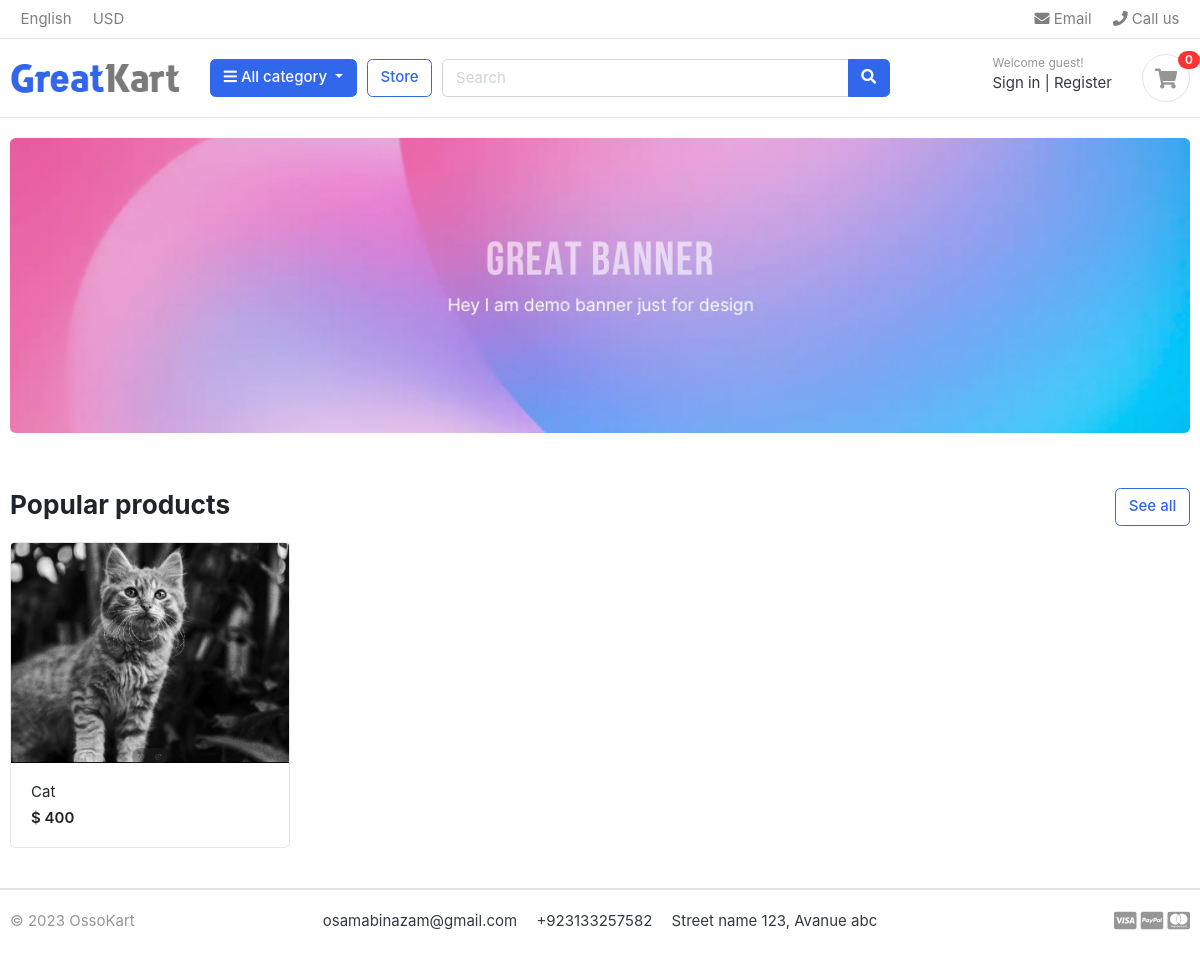
/, run on an earlier commit of the app's database.
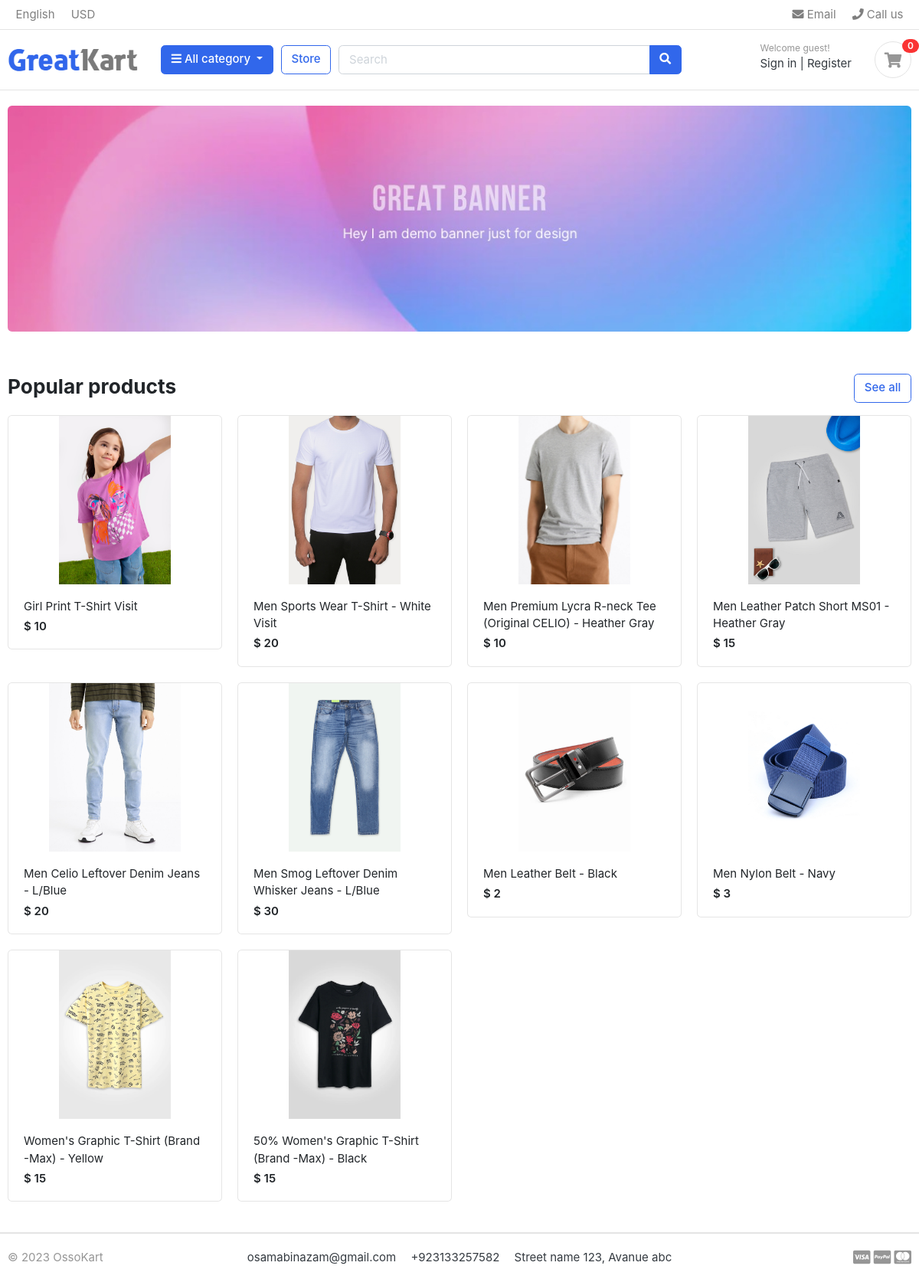
And on a later commit of the database.
### store/models.py (models this page shows, shortened)
class Product(models.Model):
    product_name = models.CharField(max_length=100,unique=True)
    slug = models.SlugField(max_length=200, unique=True)
    product_description = models.TextField(max_length=500, default="")
    price = models.IntegerField()
    image = models.ImageField(upload_to="./photos/products")
    stock = models.IntegerField()
    is_available = models.BooleanField(default=True);
    category = models.ForeignKey(Category, on_delete= models.CASCADE)
    create_date = models.DateTimeField(auto_now_add=True)
    modify_date = models.DateTimeField(auto_now = True)
    def get_url(self):
        return reverse('product-detail', args=[self.category.slug, self.slug])

### ossocart/views.py (the view)
# urls.py: path('', Home, name='home'),
def Home(request):
    products = Product.objects.all().filter(is_available=True)
    context = {
        'products':products
    }
    return render(request, 'ossocart/home.html', context)

### category/context_processors.py (called while the page is built)
def menu_links(request):
    links = Category.objects.all()
    return dict(links=links)

### category/models.py (called while the page is built)
    def get_url (self):
        return reverse("products_by_category", args=[self.slug])

### ossocart/templates/ossocart/home.html
{% extends './base.html' %}
{% load static %}
{% block content %}
<section class="section-intro padding-y-sm">
	<div class="container">
	<div class="intro-banner-wrap">
		<img src="{% static 'images/banners/1.jpg' %}" class="img-fluid rounded">
	</div>
	</div>
	</section>
	<section class="section-name padding-y-sm">
	<div class="container">
	<header class="section-heading">
		<a href="{% url 'store' %}" class="btn btn-outline-primary float-right">See all</a>
		<h3 class="section-title">Popular products</h3>
	</header>
	<div class="row">
		{% for product in products %}
		<div class="col-md-3">
			<div class="card card-product-grid">
				<a href="{{product.get_url}}" class="img-wrap"> <img src="{{product.image.url}}"> </a>
				<figcaption class="info-wrap">
					<a href="{{product.get_url}}" class="title">{{product.product_name}}</a>
					<div class="price mt-1">$ {{product.price}}</div>
				</figcaption>
			</div>
		</div>
		{% endfor %}
	</div>
	</div>
	</section>
{% endblock content %}

### ossocart/templates/ossocart/base.html (shortened to what this page needs)
{% load static %}
<!DOCTYPE HTML>
<html lang="en">
<head>
<link href=" {% static 'css/bootstrap.css' %} " rel="stylesheet" type="text/css"/>
<link href="{% static 'fonts/fontawesome/css/all.min.css' %}" type="text/css" rel="stylesheet">
<link href="{% static 'css/ui.css' %}" rel="stylesheet" type="text/css"/>
<link href="{% static 'css/responsive.css' %}" rel="stylesheet" media="only screen and (max-width: 1200px)" />
</head>
<body>
    {% include './includes/navbar.html' %}
	{% block content %}
	{% endblock content %}
	{% include './includes/footer.html' %}
</body>
</html>

### ossocart/templates/ossocart/includes/navbar.html (shortened to what this page needs)
{% load static %}
<header class="section-header">
    <nav class="navbar p-md-0 navbar-expand-sm navbar-light border-bottom">
    <div class="container">
      <div class="collapse navbar-collapse" id="navbarTop4">
        <ul class="navbar-nav mr-auto">
            <li class="nav-item dropdown">
                 <a href="#" class="nav-link">   English </a>
            </li>
            <li class="nav-item dropdown">
                <a href="#" class="nav-link"> USD </a>
            </li>
        </ul>
        <ul class="navbar-nav">
            <li><a href="#" class="nav-link"> <i class="fa fa-envelope"></i> Email </a></li>
            <li><a href="#" class="nav-link"> <i class="fa fa-phone"></i> Call us </a></li>
        </ul>
      </div>
    </div>
    </nav>
    <section class="header-main border-bottom">
        <div class="container">
    <div class="row align-items-center">
        <div class="col-lg-2 col-md-3 col-6">
            <a href="{% url 'home' %}" class="brand-wrap">
                <img class="logo" src="{% static './images/logo.png' %}">
            </a>
        </div>
        <div class="col-lg col-sm col-md col-6 flex-grow-0">
            <div class="category-wrap dropdown d-inline-block float-right">
                <button type="button" class="btn btn-primary dropdown-toggle" data-toggle="dropdown">
                    <i class="fa fa-bars"></i> All category
                </button>
            </div>
        </div>
        <a href="{% url 'store' %}" class="btn btn-outline-primary">Store</a>
        <div class="col-lg  col-md-6 col-sm-12 col">
            <form action="#" class="search">
                <div class="input-group w-100">
                    <input type="text" class="form-control" style="width:60%;" placeholder="Search">
                    <div class="input-group-append">
                      <button class="btn btn-primary" type="submit">
                        <i class="fa fa-search"></i>
                      </button>
                    </div>
                </div>
            </form>
        </div>
        <div class="col-lg-3 col-sm-6 col-8 order-2 order-lg-3">
                    <div class="d-flex justify-content-end mb-3 mb-lg-0">
                        <div class="widget-header">
                            <small class="title text-muted">Welcome guest!</small>
                            <div>
                                <a href="./signin.html">Sign in</a> <span class="dark-transp"> | </span>
                                <a href="./register.html"> Register</a>
                            </div>
                        </div>
                        <a href="./cart.html" class="widget-header pl-3 ml-3">
                            <div class="icon icon-sm rounded-circle border"><i class="fa fa-shopping-cart"></i></div>
                            <span class="badge badge-pill badge-danger notify">0</span>
                        </a>
                    </div>
                </div>
    </div>
        </div>
    </section>
    </header>

### ossocart/templates/ossocart/includes/footer.html
{% load static %}
<footer class="section-footer border-top">
	<div class="container">
		<section class="footer-bottom border-top row">
			<div class="col-md-2">
				<p class="text-muted"> &copy 2023 OssoKart </p>
			</div>
			<div class="col-md-8 text-md-center">
				<span  class="px-2">osamabinazam@gmail.com</span>
				<span  class="px-2">+923133257582</span>
				<span  class="px-2">Street name 123, Avanue abc</span>
			</div>
			<div class="col-md-2 text-md-right text-muted">
				<i class="fab fa-lg fa-cc-visa"></i>
				<i class="fab fa-lg fa-cc-paypal"></i>
				<i class="fab fa-lg fa-cc-mastercard"></i>
			</div>
		</section>
	</div>
</footer>

### ossocart/static/css/ui.css (style rules this page uses)
html { font-family: "Inter", sans-serif; font-size: 15px; }
.img-wrap { text-align: center; display: block; }
.img-wrap img { max-width: 100%; }
.icon-xs, .icon-sm, .icon-md, .icon-lg { display: inline-block; text-align: center; flex-shrink: 0; flex-grow: 0; }
.icon-sm { width: 48px; height: 48px; line-height: 48px !important; font-size: 20px; }
.padding-y-sm { padding-top: 20px; padding-bottom: 20px; }
.section-heading { margin-bottom: 20px; margin-top: 15px; }
.section-title { color: #212529; }
p:last-child { margin-bottom: 0; }
.header-main { position: relative; padding-top: 1rem; padding-bottom: 1rem; }
.brand-wrap .logo, .navbar-brand .logo { margin-right: 7px; max-height: 42px; display: inline-block; }
.widget-header { display: inline-block; vertical-align: middle; position: relative; }
.widget-header a { color: #343a40; }
.widget-header i { color: #969696; }
.widget-header .title { display: block; }
.widget-header .notify { position: absolute; top: -3px; right: -10px; }
.footer-bottom { padding-top: 20px; padding-bottom: 20px; }
[class*=card-product] a.title { color: #212529; display: block; }
[class*=card-product] .img-wrap { overflow: hidden; position: relative; }
[class*=card-product] .img-wrap img { height: 100%; max-width: 100%; width: auto; display: inline-block; -o-object-fit: cover; object-fit: cover; }
.card-product-grid { margin-bottom: 20px; }
.card-product-grid .img-wrap { border-radius: 0.2rem 0.2rem 0 0; height: 220px; }
.card-product-grid .info-wrap { overflow: hidden; padding: 18px 20px; }
.card .img-wrap { overflow: hidden; }
.notify { position: absolute; top: -4px; right: -10px; display: inline-block; padding: 0.25em 0.6em; font-size: 12px; line-height: 1; text-align: center; border-radius: 3rem; color: #fff; background-color: #fa3434; }
.price { font-weight: 600; color: #212529; }

What changed in the data, as far as the page shows it:
removed Product: image (picture), product_name "Cat", price "400"
added Product: image (picture), product_name "Girl Print T-Shirt Visit", price "10"
added Product: image (picture), product_name "Men Sports Wear T-Shirt - White Visit", price "20"
added Product: image (picture), product_name "Men Premium Lycra R-neck Tee (Original CELIO) - Heather Gray", price "10"
added Product: image (picture), product_name "Men Leather Patch Short MS01 - Heather Gray", price "15"
added Product: image (picture), product_name "Men Celio Leftover Denim Jeans - L/Blue", price "20"
added Product: image (picture), product_name "Men Smog Leftover Denim Whisker Jeans - L/Blue", price "30"
added Product: image (picture), product_name "Men Leather Belt - Black", price "2"
added Product: image (picture), product_name "Men Nylon Belt - Navy", price "3"
added Product: image (picture), product_name "Women's Graphic T-Shirt (Brand -Max) - Yellow", price "15"
added Product: image (picture), product_name "50% Women's Graphic T-Shirt (Brand -Max) - Black", price "15"
